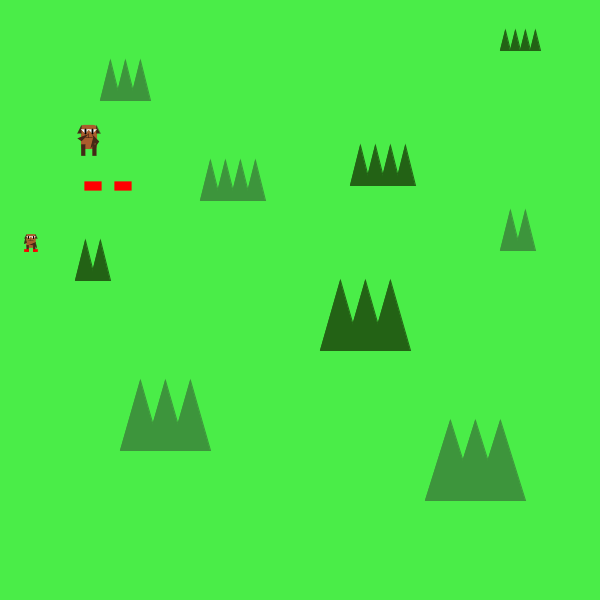
Frame 1 (no input)
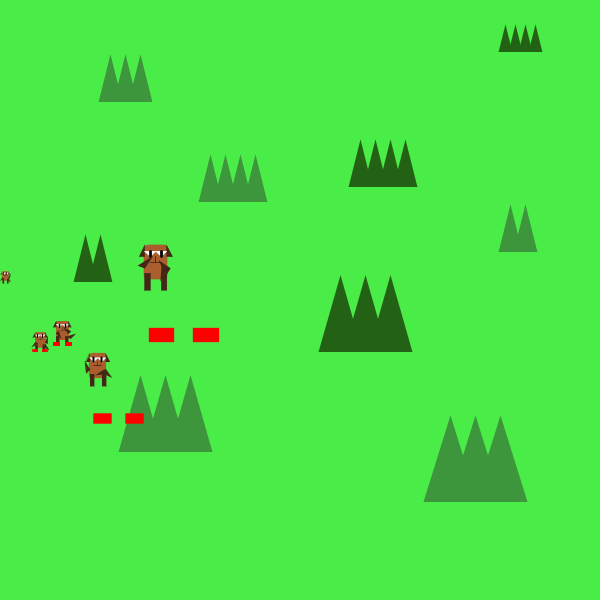
Frame 60 (the mouse pressed at the canvas centre just before this capture)
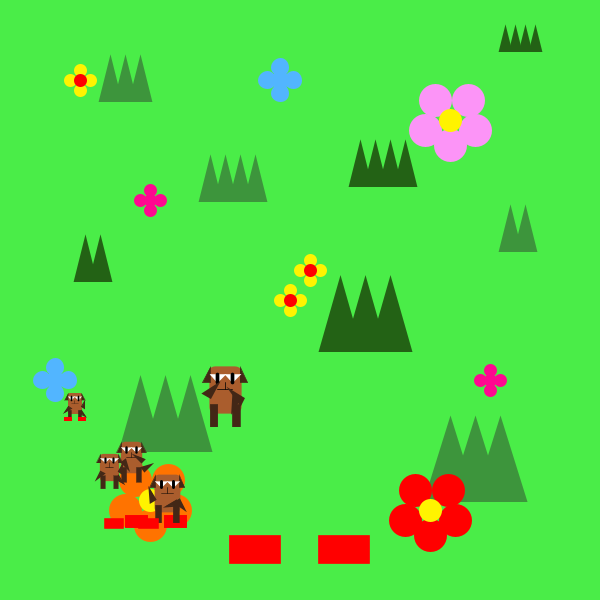
Frame 120 (the mouse held since frame 60 and released just before this capture)

The Processing sketch that drew these frames (run headless with seeded random() and noise(); from frame 60 on, the mouse is pressed at the canvas centre):

// Processing sketch: processing_108049
// ── processing_108049.pde

int x, y;
int vx ;
int vy ;

void setup() {
   size(600, 600);
   x = 0 ;
   y = 250 ;
   vx = 1 ;
   vy = 2 ;
}

void draw() {
  background(#4AED48) ;
  stroke(#3D953C) ;
  fill(#3D953C) ;
  //1
  triangle(100, 100, 110, 60, 120, 100) ;
  triangle(115, 100, 125, 60, 135, 100) ;
  triangle(130, 100, 140, 60, 150, 100) ;
  //2
  triangle(200, 200, 210, 160, 220, 200) ;
  triangle(215, 200, 225, 160, 235, 200) ;
  triangle(230, 200, 240, 160, 250, 200) ;
  triangle(245, 200, 255, 160, 265, 200) ;
  //3
  stroke(#236215) ;
  fill(#236215) ;
  triangle(90, 280, 100, 240, 110, 280) ;
  //stroke(#236215) ;
  //fill(#236215) ;
  triangle(75, 280, 85, 240, 95, 280) ;
  //4
  triangle(350, 185, 360, 145, 370, 185) ;
  triangle(365, 185, 375, 145, 385, 185) ;
  triangle(380, 185, 390, 145, 400, 185) ;
  triangle(395, 185, 405, 145, 415, 185) ;
  //5(bigger)
  stroke(#3D953C) ;
  fill(#3D953C) ;
  triangle(120, 450, 140, 380, 160, 450) ;
  triangle(145, 450, 165, 380, 185, 450) ;
  triangle(170, 450, 190, 380, 210, 450) ;
  //6(bigger)
  stroke(#236215) ;
  fill(#236215) ;
  triangle(320, 350, 340, 280, 360, 350) ;
  triangle(345, 350, 365, 280, 385, 350) ;
  triangle(370, 350, 390, 280, 410, 350) ;
  //7(smaller)
  triangle(500, 50, 505, 30, 510, 50) ;
  triangle(510, 50, 515, 30, 520, 50) ;
  triangle(520, 50, 525, 30, 530, 50) ;
  triangle(530, 50, 535, 30, 540, 50) ;
  //8(biggest)
  stroke(#3D953C) ;
  fill(#3D953C) ;
  triangle(425, 500, 450, 420, 475, 500) ;
  triangle(450, 500, 475, 420, 500, 500) ;
  triangle(475, 500, 500, 420, 525, 500) ;
  //9
  triangle(500, 250, 510, 210, 520, 250) ;
  triangle(515, 250, 525, 210, 535, 250) ;

  if (mousePressed) {
  //1
  stroke(#FFF300) ; //yellow
  fill(#FFF300) ; 
  ellipse (70, 80, 10, 10) ;
  ellipse (80, 70, 10, 10) ;
  ellipse (90, 80, 10, 10) ;
  ellipse (80, 90, 10, 10) ;
  stroke(#FF0000) ; //red
  fill(#FF0000) ;
  ellipse (80, 80, 10, 10) ;
  //2
  stroke(#FFF300) ; //yellow
  fill(#FFF300) ;
  ellipse (280, 300, 10, 10) ;
  ellipse (300, 300, 10, 10) ;
  ellipse (290, 290, 10, 10) ;
  ellipse (290, 310, 10, 10) ;
  stroke(#FF0000) ; //red
  fill(#FF0000) ;
  ellipse (290, 300, 10, 10) ;
  //3
  stroke(#FFF300) ; //yellow
  fill(#FFF300) ;
  ellipse (300, 270, 10, 10) ;
  ellipse (320, 270, 10, 10) ; 
  ellipse (310, 260, 10, 10) ;
  ellipse (310, 280, 10, 10) ;
  stroke(#FF0000) ; //red
  fill(#FF0000) ;
  ellipse (310, 270, 10, 10) ;
  //4
  stroke(#FC94F7) ; //pink
  fill(#FC94F7) ; 
  ellipse (435, 100, 30, 30) ;
  ellipse (425, 130, 30, 30) ;
  ellipse (450, 145, 30, 30) ;
  ellipse (475, 130, 30, 30) ;
  ellipse (468, 100, 30, 30) ;
  stroke(#FFF300) ; //yellow
  fill(#FFF300) ;
  ellipse (450, 120, 20, 20) ;
  //5
  stroke(#FF0890) ; // pinkpink
  fill(#FF0890) ;
  ellipse (140, 200, 10, 10) ;
  ellipse (160, 200, 10, 10) ;
  ellipse (150, 190, 10, 10) ;
  ellipse (150, 210, 10, 10) ;
  ellipse (150, 200, 10, 10) ;
  //6
  stroke(#FF7300) ; //orange
  fill(#FF7300) ;
  ellipse (135, 480, 30, 30) ;
  ellipse (125, 510, 30, 30) ;
  ellipse (150, 525, 30, 30) ;
  ellipse (175, 510, 30, 30) ;
  ellipse (168, 480, 30, 30) ;
  stroke(#FFF300) ; //yellow
  fill(#FFF300) ;
  ellipse (150, 500, 20, 20) ;
  //7
  stroke(#FF0000) ; //red
  fill(#FF0000) ;
  ellipse (415, 490, 30, 30) ;
  ellipse (405, 520, 30, 30) ;
  ellipse (430, 535, 30, 30) ;
  ellipse (455, 520, 30, 30) ;
  ellipse (448, 490, 30, 30) ;
  stroke(#FFF300) ; //yellow
  fill(#FFF300) ;
  ellipse (430, 510, 20, 20) ;
  //8
  stroke(#FF0890) ; // pinkpink
  fill(#FF0890) ;
  ellipse (490, 380, 10, 10) ;
  ellipse (480, 380, 10, 10) ;
  ellipse (500, 380, 10, 10) ;
  ellipse (490, 370, 10, 10) ;
  ellipse (490, 390, 10, 10) ;
  //9
  stroke(#52B5FF) ;
  fill(#52B5FF) ;
  ellipse (280, 80, 15 ,15) ;
  ellipse (280, 67, 15, 15) ;
  ellipse (280, 93, 15, 15) ;
  ellipse (267, 80, 15, 15) ;
  ellipse (293, 80, 15, 15) ;
  //10
  ellipse (55, 380, 15, 15) ;
  ellipse (42, 380, 15, 15) ;
  ellipse (68, 380, 15, 15) ;
  ellipse (55, 367, 15, 15) ;
  ellipse (55, 393, 15, 15) ;
  }
  
  chara(int(x), int(y)) ;

  x = x + vx ;
  y = y + vy ;

  if (x > 500) {
    vx = -vx ;
    x = 500 ;
  }
  if (x < 40) {
    vx = -vx ;
    x = 40 ;
  }
  if (y > 560) {
    vy = -vy ;
    y = 560 ;
  }
  if (y < 0) {
    vy = -vy ;
    y = 0 ;
  }
 
  chara (x+30, y+30) ;
  chara (x-50, y-50) ;
  chara (x+80, y-80) ;
  chara (x-20, y+10) ;
  }
void chara(int a, int b) {
  pushMatrix() ;
  translate(a-50, b-50) ;
  
  ////////////////////
  scale (map(a,0,800,0,2.5));
  
  
  stroke(170, 93, 45);
  fill(170, 93, 45);
  rect(30, 10, 40, 60, 7);
  
  //mouse
  stroke(0, 0, 0);
  strokeWeight(1);
  fill(0, 0, 0);
  line(40, 40, 60, 40);
  line(50, 30, 50, 40);
  
  //leg
  stroke(67, 39, 22);
  fill(67, 39, 22);
  rect(30, 60, 10, 30);
  rect(60, 60, 10, 30);
  
  //ears
  stroke(67, 39, 22);
  fill(67, 39, 22);
  triangle(20, 30, 30, 10, 30, 30);
  triangle(70, 30, 70, 10, 80, 30);
  
  //eyes
  stroke(255, 255, 255);
  fill(255, 255, 255);
  triangle(40, 30, 30, 20, 50, 20);
  triangle(60, 30, 50, 20, 70, 20);
  stroke(0, 0, 0);
  strokeWeight(5);
  //line(40, 20, 40, 30);
  line(40, 20, 40, 30);
  line(60, 20, 60, 30);
  
  //hands
  pushMatrix();
  translate(30, 50);
  rotate(map(b, 0, 600, 0, radians(3600)));
  stroke(67, 39, 22);
  strokeWeight(3);
  fill(67, 39, 22);
  //triangle(30, 50, 30, 40, 50, 50);
  triangle(0, 0, 0, -10, 20, 0);
  popMatrix();
  
  pushMatrix();
  stroke(0, 255, 0);
  translate(70, 50);
  point(0, 0);
  rotate(map(b, 0, 600, 0, radians(3600)));
  translate(-20, 0);
  stroke(67, 39, 22);
  strokeWeight(3);
  fill(67, 39, 22);
  triangle(0, 0, 20, -10, 20, 0);
  popMatrix();
  
  //tail
  pushMatrix();
  translate(70, 60);
  rotate(map(b, 0, 600, 0, radians(3600)));
  strokeWeight(3);
  //triangle(70, 60, 80, 40, 80, 60);
  triangle(0, 0, 10, -20, 10, 0);
  popMatrix();
  
  //shoes
  pushMatrix();
  scale(a/60);
  stroke(255, 0, 0);
  fill(255, 0, 0);
  //rect(20, 80, 20, 10);
  rect(20, 80, 20, 10);
  rect(60, 80, 20, 10);
  popMatrix();
////////////////////////////
  
  popMatrix();
  
}
